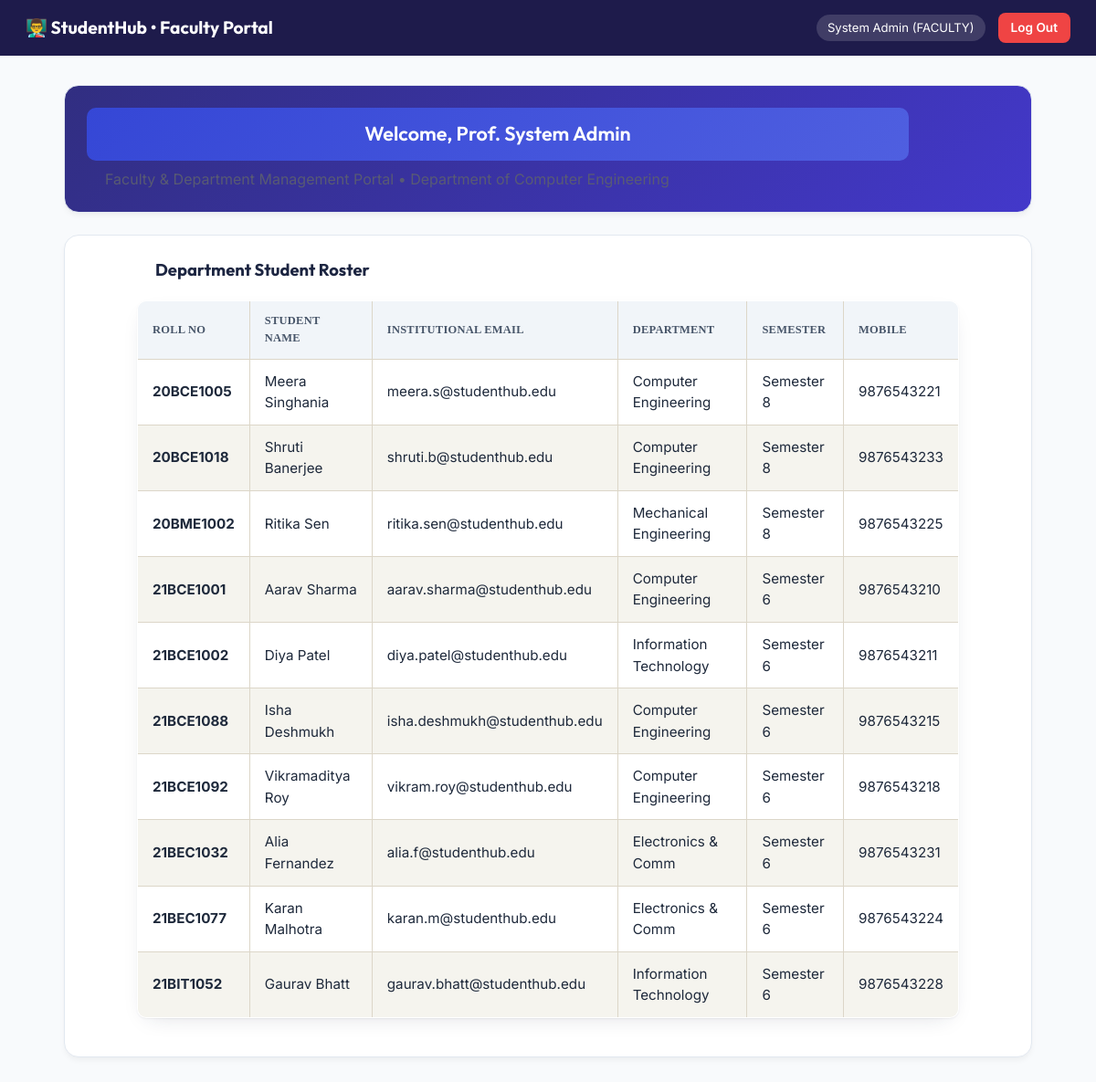
/faculty_dashboard.php (signed in), run on the app's committed database.
### tables this page shows
CREATE TABLE `students` (
    `student_id` INT AUTO_INCREMENT PRIMARY KEY,
    `roll_no` VARCHAR(20) NOT NULL UNIQUE,
    `full_name` VARCHAR(100) NOT NULL,
    `email` VARCHAR(100) NOT NULL UNIQUE,
    `department` VARCHAR(60) NOT NULL,
    `course` VARCHAR(80) NOT NULL DEFAULT 'B.Tech Computer Science',
    `semester` TINYINT UNSIGNED NOT NULL CHECK (`semester` BETWEEN 1 AND 8),
    `phone` VARCHAR(15) NOT NULL,
    `status` ENUM('ACTIVE', 'INACTIVE') NOT NULL DEFAULT 'ACTIVE',
    `created_at` TIMESTAMP DEFAULT CURRENT_TIMESTAMP,
    `updated_at` TIMESTAMP DEFAULT CURRENT_TIMESTAMP ON UPDATE CURRENT_TIMESTAMP,
    INDEX `idx_students_department` (`department`),
    INDEX `idx_students_course` (`course`),
    INDEX `idx_students_roll` (`roll_no`),
    INDEX `idx_students_status` (`status`),
    INDEX `idx_students_email` (`email`)
);

### auth.php (called while the page is built, shortened)
<?php
function initSecureSession() {
    if (!empty($_SESSION['user_id'])) {
        $timeout = isset($_SESSION['custom_timeout']) ? (int)$_SESSION['custom_timeout'] : DEFAULT_SESSION_TIMEOUT;
    }
}
function checkSessionTimeout($timeoutSeconds = DEFAULT_SESSION_TIMEOUT) {
    $now = time();
    $lastActivity = $_SESSION['last_activity'] ?? $now;
    $idleTime = $now - $lastActivity;
}
function isLoggedIn() {
    return !empty($_SESSION['user_id']);
}
function getCurrentUser() {
    return [
        'user_id'       => $_SESSION['user_id'],
        'username'      => $_SESSION['username'],
        'full_name'     => $_SESSION['full_name'],
        'email'         => $_SESSION['email'],
        'role'          => $_SESSION['role'],
        'department'    => $_SESSION['department'] ?? 'General',
        'semester'      => $_SESSION['semester'] ?? 1,
        'login_time'    => $_SESSION['login_time'] ?? time(),
        'last_activity' => $_SESSION['last_activity'] ?? time()
    ];
}

### faculty_dashboard.php (the view, shortened to what this page needs)
<?php
require_once __DIR__ . '/auth.php';
$user = getCurrentUser();
$mysqli = getMySQLiConnection(true);
$students = [];
if ($mysqli) {
    $res = $mysqli->query("SELECT student_id, roll_no, full_name, email, department, semester, phone FROM students ORDER BY roll_no ASC LIMIT 10");
    if ($res) {
        while ($r = $res->fetch_assoc()) {
            $students[] = $r;
        }
    }
}
?>
<!DOCTYPE html>
<html lang="en">
<head>
    <link rel="stylesheet" href="style.css">
</head>
<body>
    <header class="fac-nav">
        <div style="font-family: 'Outfit', sans-serif; font-size: 1.2rem; font-weight: 700;">
            &#128104;&#8205;&#127979; StudentHub &bull; Faculty Portal
        </div>
        <div style="display: flex; align-items: center; gap: 14px;">
            <span style="background: rgba(255,255,255,0.15); padding: 4px 12px; border-radius: 999px; font-size: 0.82rem;">
                <?= htmlspecialchars($user['full_name']) ?> (FACULTY)
            </span>
            <a href="logout.php" style="background: #ef4444; color: #fff; padding: 6px 14px; border-radius: 8px; text-decoration: none; font-size: 0.85rem; font-weight: 600;">Log Out</a>
        </div>
    </header>
    <div class="container">
        <div class="card" style="background: linear-gradient(135deg, #312e81 0%, #4338ca 100%); color: #fff;">
            <h2 style="font-family: 'Outfit', sans-serif; margin: 0 0 8px 0;">Welcome, Prof. <?= htmlspecialchars($user['full_name']) ?></h2>
            <p style="margin: 0; opacity: 0.9;">Faculty &amp; Department Management Portal &bull; Department of <?= htmlspecialchars($user['department']) ?></p>
        </div>
        <div class="card">
            <h3 style="font-family: 'Outfit', sans-serif; margin-top: 0;">Department Student Roster</h3>
            <table class="data-table">
                <thead>
                    <tr>
                        <th>Roll No</th>
                        <th>Student Name</th>
                        <th>Institutional Email</th>
                        <th>Department</th>
                        <th>Semester</th>
                        <th>Mobile</th>
                    </tr>
                </thead>
                <tbody>
                    <?php foreach ($students as $s): ?>
                        <tr>
                            <td><strong><?= htmlspecialchars($s['roll_no']) ?></strong></td>
                            <td><?= htmlspecialchars($s['full_name']) ?></td>
                            <td><?= htmlspecialchars($s['email']) ?></td>
                            <td><?= htmlspecialchars($s['department']) ?></td>
                            <td>Semester <?= htmlspecialchars($s['semester']) ?></td>
                            <td><?= htmlspecialchars($s['phone']) ?></td>
                        </tr>
                    <?php endforeach; ?>
                </tbody>
            </table>
        </div>
    </div>
</body>
</html>

### style.css (style rules this page uses)
:root { --navy: #1c2541; --navy-deep: #12162b; --blue: #3547d6; --blue-soft: #4f5fe0; --paper: #fbf9f4; --card: #ffffff; --line: #dcd6c8; --ink: #1f2333; --ink-soft: #5c5f70; --gold: #d99a3d; --gold-deep: #b97e29; --good: #2f8f5b; --warn: #c1741f; --font-display: "Fraunces", Georgia, "Times New Roman", serif; --font-body: "Inter", -apple-system, BlinkMacSystemFont, "Segoe UI", sans-serif; --radius: 10px; --shadow: 0 1px 2px rgba(28, 37, 65, 0.06), 0 8px 24px -12px rgba(28, 37, 65, 0.18); }
* { box-sizing: border-box; }
html { scroll-behavior: smooth; }
body { margin: 0; font-family: var(--font-body); color: var(--ink); background: radial-gradient(1100px 500px at 100% -10%, #eef0ff 0%, transparent 55%), var(--paper); line-height: 1.55; padding-bottom: 60px; }
h2 { font-family: var(--font-display); font-weight: 600; font-size: 1.35rem; color: #fff; background: linear-gradient(135deg, var(--blue) 0%, var(--blue-soft) 100%); text-align: center; padding: 12px 16px; margin: 0 0 20px 0; border-radius: var(--radius); max-width: 900px; margin-left: auto; margin-right: auto; }
h3 { font-family: var(--font-display); color: var(--navy); font-size: 1.15rem; max-width: 900px; margin: 28px auto 10px; padding: 0 20px; }
p { max-width: 900px; margin: 12px auto; padding: 0 20px; color: var(--ink-soft); }
a { color: var(--blue); }
table { border-collapse: collapse; width: 88%; max-width: 900px; margin: 18px auto; background: var(--card); border-radius: var(--radius); overflow: hidden; box-shadow: var(--shadow); border: 1px solid var(--line) !important; }
th, td { padding: 12px 16px !important; text-align: left; border: 1px solid var(--line) !important; font-size: 0.95rem; }
th { background: var(--navy); color: #fff; font-family: var(--font-display); font-weight: 600; letter-spacing: 0.02em; text-transform: uppercase; font-size: 0.78rem; }
tr:nth-child(even) td { background: #f5f4ee; }

### faculty_dashboard.php (style rules this page uses)
body { background: #f8fafc; font-family: 'Inter', sans-serif; margin: 0; color: #1e293b; }
.fac-nav { background: #1e1b4b; color: #ffffff; padding: 14px 28px; display: flex; justify-content: space-between; align-items: center; }
.container { max-width: 1100px; margin: 32px auto; padding: 0 20px; }
.card { background: #ffffff; border: 1px solid #e2e8f0; border-radius: 16px; padding: 24px; margin-bottom: 24px; box-shadow: 0 4px 6px -1px rgba(0,0,0,0.05); }
.data-table { width: 100%; border-collapse: collapse; font-size: 0.88rem; }
.data-table th, .data-table td { padding: 10px 12px; border-bottom: 1px solid #e2e8f0; text-align: left; }
.data-table th { background: #f1f5f9; color: #475569; }

### data on the page
students: roll_no "20BCE1005", full_name "Meera Singhania", email "meera.s@studenthub.edu", department "Computer Engineering", semester "8", phone "9876543221"
students: roll_no "20BCE1018", full_name "Shruti Banerjee", email "shruti.b@studenthub.edu", department "Computer Engineering", semester "8", phone "9876543233"
students: roll_no "20BME1002", full_name "Ritika Sen", email "ritika.sen@studenthub.edu", department "Mechanical Engineering", semester "8", phone "9876543225"
students: roll_no "21BCE1001", full_name "Aarav Sharma", email "aarav.sharma@studenthub.edu", department "Computer Engineering", semester "6", phone "9876543210"
students: roll_no "21BCE1002", full_name "Diya Patel", email "diya.patel@studenthub.edu", department "Information Technology", semester "6", phone "9876543211"
students: roll_no "21BCE1088", full_name "Isha Deshmukh", email "isha.deshmukh@studenthub.edu", department "Computer Engineering", semester "6", phone "9876543215"
students: roll_no "21BCE1092", full_name "Vikramaditya Roy", email "vikram.roy@studenthub.edu", department "Computer Engineering", semester "6", phone "9876543218"
students: roll_no "21BEC1032", full_name "Alia Fernandez", email "alia.f@studenthub.edu", department "Electronics & Comm", semester "6", phone "9876543231"
students: roll_no "21BEC1077", full_name "Karan Malhotra", email "karan.m@studenthub.edu", department "Electronics & Comm", semester "6", phone "9876543224"
students: roll_no "21BIT1052", full_name "Gaurav Bhatt", email "gaurav.bhatt@studenthub.edu", department "Information Technology", semester "6", phone "9876543228"

### other printed values
$user['full_name'] "System Admin"
$user['department'] "Computer Engineering"
